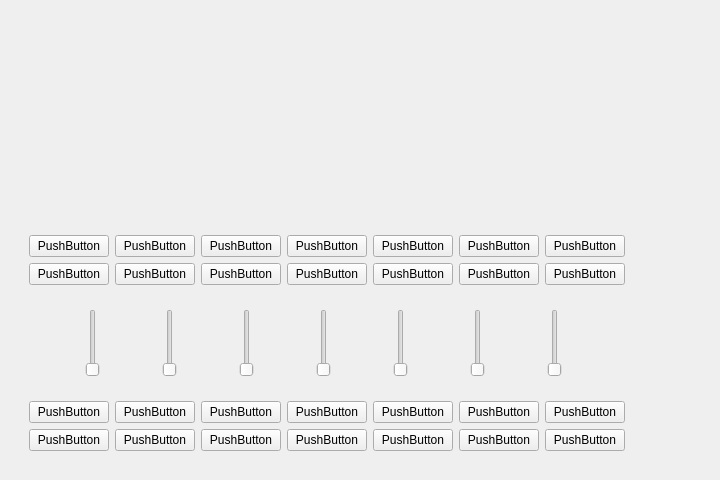
<?xml version="1.0" encoding="UTF-8"?>
<ui version="4.0">
 <class>Form</class>
 <widget class="QWidget" name="Form">
  <property name="geometry">
   <rect>
    <x>0</x>
    <y>0</y>
    <width>720</width>
    <height>480</height>
   </rect>
  </property>
  <property name="windowTitle">
   <string>Form</string>
  </property>
  <layout class="QGridLayout" name="gridLayout_4">
   <item row="0" column="0">
    <widget class="QWidget" name="widget_16" native="true">
     <property name="minimumSize">
      <size>
       <width>0</width>
       <height>200</height>
      </size>
     </property>
     <layout class="QVBoxLayout" name="verticalLayout_5">
      <item>
       <widget class="QWidget" name="widget_21" native="true">
        <layout class="QHBoxLayout" name="horizontalLayout_10">
         <item>
          <widget class="QWidget" name="widget_29" native="true"/>
         </item>
         <item>
          <widget class="QWidget" name="widget_30" native="true"/>
         </item>
        </layout>
       </widget>
      </item>
      <item>
       <widget class="QWidget" name="widget_22" native="true"/>
      </item>
     </layout>
    </widget>
   </item>
   <item row="0" column="1">
    <widget class="QWidget" name="widget_15" native="true">
     <layout class="QVBoxLayout" name="verticalLayout_6">
      <item>
       <widget class="QWidget" name="widget_23" native="true"/>
      </item>
      <item>
       <widget class="QWidget" name="widget_24" native="true"/>
      </item>
     </layout>
    </widget>
   </item>
   <item row="1" column="2">
    <widget class="QWidget" name="widget_17" native="true"/>
   </item>
   <item row="1" column="0">
    <widget class="QWidget" name="widget" native="true">
     <layout class="QVBoxLayout" name="verticalLayout">
      <item>
       <widget class="QWidget" name="widget_3" native="true">
        <layout class="QVBoxLayout" name="verticalLayout_8">
         <item>
          <layout class="QHBoxLayout" name="horizontalLayout_5">
           <item>
            <widget class="QPushButton" name="pushButton_35">
             <property name="text">
              <string>PushButton</string>
             </property>
            </widget>
           </item>
           <item>
            <widget class="QPushButton" name="pushButton_34">
             <property name="text">
              <string>PushButton</string>
             </property>
            </widget>
           </item>
           <item>
            <widget class="QPushButton" name="pushButton_39">
             <property name="text">
              <string>PushButton</string>
             </property>
            </widget>
           </item>
           <item>
            <widget class="QPushButton" name="pushButton_40">
             <property name="text">
              <string>PushButton</string>
             </property>
            </widget>
           </item>
           <item>
            <widget class="QPushButton" name="pushButton_38">
             <property name="text">
              <string>PushButton</string>
             </property>
            </widget>
           </item>
           <item>
            <widget class="QPushButton" name="pushButton_37">
             <property name="text">
              <string>PushButton</string>
             </property>
            </widget>
           </item>
           <item>
            <widget class="QPushButton" name="pushButton_32">
             <property name="text">
              <string>PushButton</string>
             </property>
            </widget>
           </item>
          </layout>
         </item>
         <item>
          <layout class="QHBoxLayout" name="horizontalLayout_6">
           <item>
            <widget class="QPushButton" name="pushButton_36">
             <property name="text">
              <string>PushButton</string>
             </property>
            </widget>
           </item>
           <item>
            <widget class="QPushButton" name="pushButton_43">
             <property name="text">
              <string>PushButton</string>
             </property>
            </widget>
           </item>
           <item>
            <widget class="QPushButton" name="pushButton_45">
             <property name="text">
              <string>PushButton</string>
             </property>
            </widget>
           </item>
           <item>
            <widget class="QPushButton" name="pushButton_44">
             <property name="text">
              <string>PushButton</string>
             </property>
            </widget>
           </item>
           <item>
            <widget class="QPushButton" name="pushButton_42">
             <property name="text">
              <string>PushButton</string>
             </property>
            </widget>
           </item>
           <item>
            <widget class="QPushButton" name="pushButton_41">
             <property name="text">
              <string>PushButton</string>
             </property>
            </widget>
           </item>
           <item>
            <widget class="QPushButton" name="pushButton_33">
             <property name="text">
              <string>PushButton</string>
             </property>
            </widget>
           </item>
          </layout>
         </item>
        </layout>
       </widget>
      </item>
      <item>
       <widget class="QWidget" name="widget_18" native="true">
        <layout class="QHBoxLayout" name="horizontalLayout_7">
         <item>
          <widget class="QSlider" name="verticalSlider_9">
           <property name="orientation">
            <enum>Qt::Vertical</enum>
           </property>
          </widget>
         </item>
         <item>
          <widget class="QSlider" name="verticalSlider_3">
           <property name="orientation">
            <enum>Qt::Vertical</enum>
           </property>
          </widget>
         </item>
         <item>
          <widget class="QSlider" name="verticalSlider_4">
           <property name="orientation">
            <enum>Qt::Vertical</enum>
           </property>
          </widget>
         </item>
         <item>
          <widget class="QSlider" name="verticalSlider_5">
           <property name="orientation">
            <enum>Qt::Vertical</enum>
           </property>
          </widget>
         </item>
         <item>
          <widget class="QSlider" name="verticalSlider_6">
           <property name="orientation">
            <enum>Qt::Vertical</enum>
           </property>
          </widget>
         </item>
         <item>
          <widget class="QSlider" name="verticalSlider_8">
           <property name="orientation">
            <enum>Qt::Vertical</enum>
           </property>
          </widget>
         </item>
         <item>
          <widget class="QSlider" name="verticalSlider_7">
           <property name="orientation">
            <enum>Qt::Vertical</enum>
           </property>
          </widget>
         </item>
        </layout>
       </widget>
      </item>
      <item>
       <widget class="QWidget" name="widget_19" native="true">
        <layout class="QVBoxLayout" name="verticalLayout_9">
         <item>
          <layout class="QHBoxLayout" name="horizontalLayout_8">
           <item>
            <widget class="QPushButton" name="pushButton_49">
             <property name="text">
              <string>PushButton</string>
             </property>
            </widget>
           </item>
           <item>
            <widget class="QPushButton" name="pushButton_53">
             <property name="text">
              <string>PushButton</string>
             </property>
            </widget>
           </item>
           <item>
            <widget class="QPushButton" name="pushButton_52">
             <property name="text">
              <string>PushButton</string>
             </property>
            </widget>
           </item>
           <item>
            <widget class="QPushButton" name="pushButton_51">
             <property name="text">
              <string>PushButton</string>
             </property>
            </widget>
           </item>
           <item>
            <widget class="QPushButton" name="pushButton_50">
             <property name="text">
              <string>PushButton</string>
             </property>
            </widget>
           </item>
           <item>
            <widget class="QPushButton" name="pushButton_48">
             <property name="text">
              <string>PushButton</string>
             </property>
            </widget>
           </item>
           <item>
            <widget class="QPushButton" name="pushButton_46">
             <property name="text">
              <string>PushButton</string>
             </property>
            </widget>
           </item>
          </layout>
         </item>
         <item>
          <layout class="QHBoxLayout" name="horizontalLayout_9">
           <item>
            <widget class="QPushButton" name="pushButton_59">
             <property name="text">
              <string>PushButton</string>
             </property>
            </widget>
           </item>
           <item>
            <widget class="QPushButton" name="pushButton_58">
             <property name="text">
              <string>PushButton</string>
             </property>
            </widget>
           </item>
           <item>
            <widget class="QPushButton" name="pushButton_57">
             <property name="text">
              <string>PushButton</string>
             </property>
            </widget>
           </item>
           <item>
            <widget class="QPushButton" name="pushButton_56">
             <property name="text">
              <string>PushButton</string>
             </property>
            </widget>
           </item>
           <item>
            <widget class="QPushButton" name="pushButton_55">
             <property name="text">
              <string>PushButton</string>
             </property>
            </widget>
           </item>
           <item>
            <widget class="QPushButton" name="pushButton_54">
             <property name="text">
              <string>PushButton</string>
             </property>
            </widget>
           </item>
           <item>
            <widget class="QPushButton" name="pushButton_47">
             <property name="text">
              <string>PushButton</string>
             </property>
            </widget>
           </item>
          </layout>
         </item>
        </layout>
       </widget>
      </item>
     </layout>
    </widget>
   </item>
   <item row="1" column="1">
    <widget class="QWidget" name="widget_2" native="true">
     <layout class="QVBoxLayout" name="verticalLayout_4">
      <item>
       <widget class="QWidget" name="widget_25" native="true"/>
      </item>
      <item>
       <widget class="QWidget" name="widget_20" native="true"/>
      </item>
     </layout>
    </widget>
   </item>
   <item row="0" column="2">
    <widget class="QWidget" name="widget_26" native="true">
     <layout class="QVBoxLayout" name="verticalLayout_7">
      <item>
       <widget class="QWidget" name="widget_27" native="true"/>
      </item>
      <item>
       <widget class="QWidget" name="widget_28" native="true"/>
      </item>
     </layout>
    </widget>
   </item>
  </layout>
 </widget>
 <resources/>
 <connections/>
</ui>
